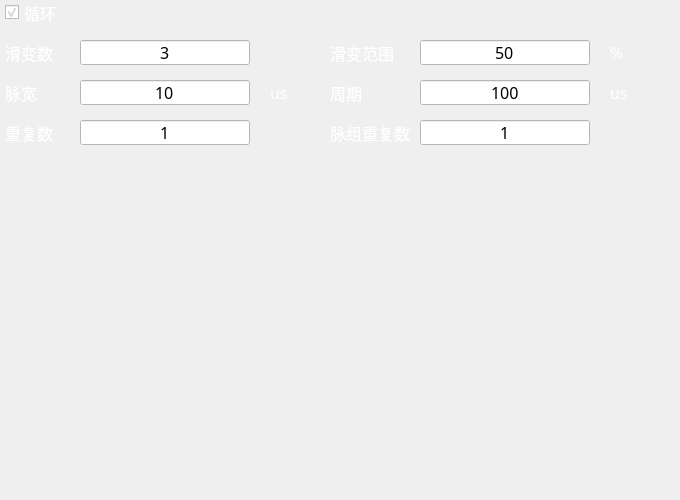
     <widget class="QWidget" name="wdt_pri_sawtooth" native="true">
      <property name="geometry">
       <rect>
        <x>10</x>
        <y>90</y>
        <width>680</width>
        <height>500</height>
       </rect>
      </property>
      <widget class="QLineEdit" name="line_pri_sawt_period">
       <property name="geometry">
        <rect>
         <x>420</x>
         <y>80</y>
         <width>170</width>
         <height>25</height>
        </rect>
       </property>
       <property name="minimumSize">
        <size>
         <width>150</width>
         <height>25</height>
        </size>
       </property>
       <property name="font">
        <font>
         <family>微软雅黑</family>
         <pointsize>12</pointsize>
        </font>
       </property>
       <property name="styleSheet">
        <string notr="true">QLineEdit {
	background-color:white;
	color: black;
}</string>
       </property>
       <property name="text">
        <string>100</string>
       </property>
       <property name="alignment">
        <set>Qt::AlignCenter</set>
       </property>
      </widget>
      <widget class="QLineEdit" name="line_pri_sawt_pw">
       <property name="geometry">
        <rect>
         <x>80</x>
         <y>80</y>
         <width>170</width>
         <height>25</height>
        </rect>
       </property>
       <property name="minimumSize">
        <size>
         <width>150</width>
         <height>25</height>
        </size>
       </property>
       <property name="font">
        <font>
         <family>微软雅黑</family>
         <pointsize>12</pointsize>
        </font>
       </property>
       <property name="styleSheet">
        <string notr="true">QLineEdit {
	background-color:white;
	color: black;
}</string>
       </property>
       <property name="text">
        <string>10</string>
       </property>
       <property name="alignment">
        <set>Qt::AlignCenter</set>
       </property>
      </widget>
      <widget class="QLineEdit" name="line_pri_sawt_repeat">
       <property name="geometry">
        <rect>
         <x>80</x>
         <y>120</y>
         <width>170</width>
         <height>25</height>
        </rect>
       </property>
       <property name="minimumSize">
        <size>
         <width>150</width>
         <height>25</height>
        </size>
       </property>
       <property name="font">
        <font>
         <family>微软雅黑</family>
         <pointsize>12</pointsize>
        </font>
       </property>
       <property name="styleSheet">
        <string notr="true">QLineEdit {
	background-color:white;
	color: black;
}</string>
       </property>
       <property name="text">
        <string>1</string>
       </property>
       <property name="alignment">
        <set>Qt::AlignCenter</set>
       </property>
      </widget>
      <widget class="QLabel" name="unit_pri_sawt_pw">
       <property name="geometry">
        <rect>
         <x>270</x>
         <y>80</y>
         <width>50</width>
         <height>25</height>
        </rect>
       </property>
       <property name="minimumSize">
        <size>
         <width>50</width>
         <height>0</height>
        </size>
       </property>
       <property name="font">
        <font>
         <family>微软雅黑</family>
         <pointsize>12</pointsize>
        </font>
       </property>
       <property name="styleSheet">
        <string notr="true">QLabel {
	color:white;
}</string>
       </property>
       <property name="text">
        <string>us</string>
       </property>
      </widget>
      <widget class="QLabel" name="label_66">
       <property name="geometry">
        <rect>
         <x>5</x>
         <y>120</y>
         <width>70</width>
         <height>25</height>
        </rect>
       </property>
       <property name="minimumSize">
        <size>
         <width>0</width>
         <height>25</height>
        </size>
       </property>
       <property name="font">
        <font>
         <family>微软雅黑</family>
         <pointsize>12</pointsize>
        </font>
       </property>
       <property name="styleSheet">
        <string notr="true">QLabel {
	color:white;
}</string>
       </property>
       <property name="text">
        <string>重复数</string>
       </property>
       <property name="alignment">
        <set>Qt::AlignLeading|Qt::AlignLeft|Qt::AlignVCenter</set>
       </property>
      </widget>
      <widget class="QLabel" name="label_67">
       <property name="geometry">
        <rect>
         <x>5</x>
         <y>80</y>
         <width>70</width>
         <height>25</height>
        </rect>
       </property>
       <property name="minimumSize">
        <size>
         <width>0</width>
         <height>25</height>
        </size>
       </property>
       <property name="font">
        <font>
         <family>微软雅黑</family>
         <pointsize>12</pointsize>
        </font>
       </property>
       <property name="styleSheet">
        <string notr="true">QLabel {
	color:white;
}</string>
       </property>
       <property name="text">
        <string>脉宽</string>
       </property>
       <property name="alignment">
        <set>Qt::AlignLeading|Qt::AlignLeft|Qt::AlignVCenter</set>
       </property>
      </widget>
      <widget class="QLabel" name="label_68">
       <property name="geometry">
        <rect>
         <x>330</x>
         <y>80</y>
         <width>85</width>
         <height>25</height>
        </rect>
       </property>
       <property name="minimumSize">
        <size>
         <width>0</width>
         <height>25</height>
        </size>
       </property>
       <property name="font">
        <font>
         <family>微软雅黑</family>
         <pointsize>12</pointsize>
        </font>
       </property>
       <property name="styleSheet">
        <string notr="true">QLabel {
	color:white;
}</string>
       </property>
       <property name="text">
        <string>周期</string>
       </property>
      </widget>
      <widget class="QLabel" name="label_69">
       <property name="geometry">
        <rect>
         <x>330</x>
         <y>120</y>
         <width>85</width>
         <height>25</height>
        </rect>
       </property>
       <property name="minimumSize">
        <size>
         <width>0</width>
         <height>25</height>
        </size>
       </property>
       <property name="font">
        <font>
         <family>微软雅黑</family>
         <pointsize>12</pointsize>
        </font>
       </property>
       <property name="styleSheet">
        <string notr="true">QLabel {
	color:white;
}</string>
       </property>
       <property name="text">
        <string>脉组重复数</string>
       </property>
      </widget>
      <widget class="QLineEdit" name="line_pri_sawt_group_repeat">
       <property name="geometry">
        <rect>
         <x>420</x>
         <y>120</y>
         <width>170</width>
         <height>25</height>
        </rect>
       </property>
       <property name="minimumSize">
        <size>
         <width>150</width>
         <height>25</height>
        </size>
       </property>
       <property name="font">
        <font>
         <family>微软雅黑</family>
         <pointsize>12</pointsize>
        </font>
       </property>
       <property name="styleSheet">
        <string notr="true">QLineEdit {
	background-color:white;
	color: black;
}</string>
       </property>
       <property name="text">
        <string>1</string>
       </property>
       <property name="alignment">
        <set>Qt::AlignCenter</set>
       </property>
      </widget>
      <widget class="QWidget" name="gridWidget_6" native="true">
       <property name="geometry">
        <rect>
         <x>480</x>
         <y>450</y>
         <width>191</width>
         <height>51</height>
        </rect>
       </property>
       <layout class="QGridLayout" name="gridLayout_6"/>
      </widget>
      <widget class="QLabel" name="unit_pri_sawt_period">
       <property name="geometry">
        <rect>
         <x>610</x>
         <y>80</y>
         <width>50</width>
         <height>25</height>
        </rect>
       </property>
       <property name="minimumSize">
        <size>
         <width>50</width>
         <height>0</height>
        </size>
       </property>
       <property name="font">
        <font>
         <family>微软雅黑</family>
         <pointsize>12</pointsize>
        </font>
       </property>
       <property name="styleSheet">
        <string notr="true">QLabel {
	color:white;
}</string>
       </property>
       <property name="text">
        <string>us</string>
       </property>
      </widget>
      <widget class="QLineEdit" name="line_pri_sawt_slip">
       <property name="geometry">
        <rect>
         <x>80</x>
         <y>40</y>
         <width>170</width>
         <height>25</height>
        </rect>
       </property>
       <property name="minimumSize">
        <size>
         <width>150</width>
         <height>25</height>
        </size>
       </property>
       <property name="font">
        <font>
         <family>微软雅黑</family>
         <pointsize>12</pointsize>
        </font>
       </property>
       <property name="styleSheet">
        <string notr="true">QLineEdit {
	background-color:white;
	color: black;
}</string>
       </property>
       <property name="text">
        <string>3</string>
       </property>
       <property name="alignment">
        <set>Qt::AlignCenter</set>
       </property>
      </widget>
      <widget class="QLabel" name="label_76">
       <property name="geometry">
        <rect>
         <x>5</x>
         <y>40</y>
         <width>70</width>
         <height>25</height>
        </rect>
       </property>
       <property name="minimumSize">
        <size>
         <width>0</width>
         <height>25</height>
        </size>
       </property>
       <property name="font">
        <font>
         <family>微软雅黑</family>
         <pointsize>12</pointsize>
        </font>
       </property>
       <property name="styleSheet">
        <string notr="true">QLabel {
	color:white;
}</string>
       </property>
       <property name="text">
        <string>滑变数</string>
       </property>
       <property name="alignment">
        <set>Qt::AlignLeading|Qt::AlignLeft|Qt::AlignVCenter</set>
       </property>
      </widget>
      <widget class="QLabel" name="label_77">
       <property name="geometry">
        <rect>
         <x>330</x>
         <y>40</y>
         <width>85</width>
         <height>25</height>
        </rect>
       </property>
       <property name="minimumSize">
        <size>
         <width>0</width>
         <height>25</height>
        </size>
       </property>
       <property name="font">
        <font>
         <family>微软雅黑</family>
         <pointsize>12</pointsize>
        </font>
       </property>
       <property name="styleSheet">
        <string notr="true">QLabel {
	color:white;
}</string>
       </property>
       <property name="text">
        <string>滑变范围</string>
       </property>
       <property name="alignment">
        <set>Qt::AlignLeading|Qt::AlignLeft|Qt::AlignVCenter</set>
       </property>
      </widget>
      <widget class="QLabel" name="unit_pri_sawt_pw_range">
       <property name="geometry">
        <rect>
         <x>610</x>
         <y>40</y>
         <width>50</width>
         <height>25</height>
        </rect>
       </property>
       <property name="minimumSize">
        <size>
         <width>50</width>
         <height>0</height>
        </size>
       </property>
       <property name="font">
        <font>
         <family>微软雅黑</family>
         <pointsize>12</pointsize>
        </font>
       </property>
       <property name="styleSheet">
        <string notr="true">QLabel {
	color:white;
}</string>
       </property>
       <property name="text">
        <string>%</string>
       </property>
      </widget>
      <widget class="QLineEdit" name="line_pri_sawt_slip_range">
       <property name="geometry">
        <rect>
         <x>420</x>
         <y>40</y>
         <width>170</width>
         <height>25</height>
        </rect>
       </property>
       <property name="minimumSize">
        <size>
         <width>150</width>
         <height>25</height>
        </size>
       </property>
       <property name="font">
        <font>
         <family>微软雅黑</family>
         <pointsize>12</pointsize>
        </font>
       </property>
       <property name="styleSheet">
        <string notr="true">QLineEdit {
	background-color:white;
	color: black;
}</string>
       </property>
       <property name="text">
        <string>50</string>
       </property>
       <property name="alignment">
        <set>Qt::AlignCenter</set>
       </property>
      </widget>
      <widget class="QCheckBox" name="btn_pri_sawt_loop">
       <property name="geometry">
        <rect>
         <x>5</x>
         <y>0</y>
         <width>75</width>
         <height>25</height>
        </rect>
       </property>
       <property name="minimumSize">
        <size>
         <width>75</width>
         <height>25</height>
        </size>
       </property>
       <property name="font">
        <font>
         <family>微软雅黑</family>
         <pointsize>12</pointsize>
        </font>
       </property>
       <property name="tabletTracking">
        <bool>false</bool>
       </property>
       <property name="styleSheet">
        <string notr="true">QCheckBox {
	color:white;
}</string>
       </property>
       <property name="text">
        <string>循环</string>
       </property>
       <property name="checked">
        <bool>true</bool>
       </property>
      </widget>
     </widget>
